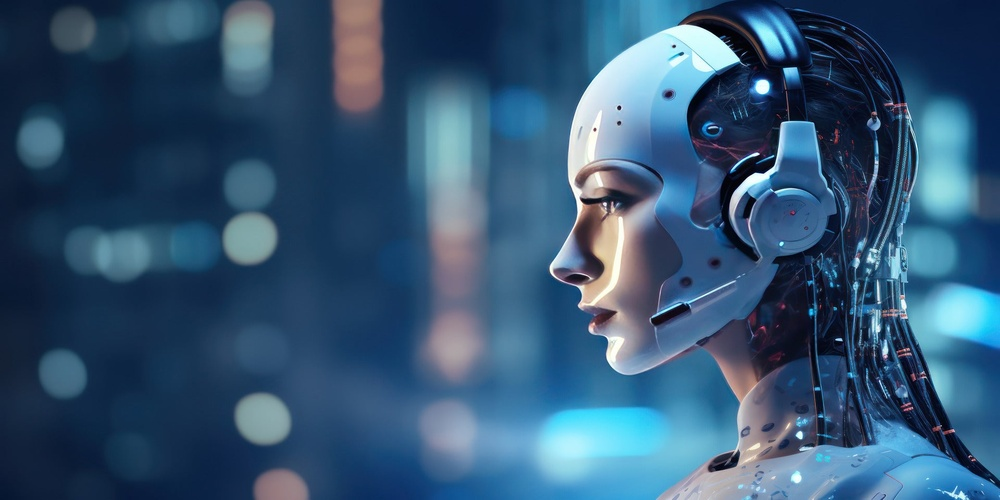
#> input picture Notebook/Digital image processing/ai.jpeg, 1000 x 500 px, shrunk from 1920 x 960 before the run
$ jupyter execute threshold.ipynb
#> lines starting #> are read from the running program, lines starting #| are printed output that depends on the picture; after the words box and inside, x2 and y2 are one past the last pixel; in counts of white or black regions, pixels touching at a corner belong together
[cell 1]
import numpy as np
import matplotlib.pyplot as plt
from PIL import Image

[cell 2]
# Load the image
Irgb = Image.open('ai.jpeg')  # Change 'sample_image.jpeg' to the image you want to process
#> Irgb is the input picture: PIL image 1000x500 RGB; mean R, G, B 52.3, 85.8, 115.3
Irgb = Irgb.convert('RGB')  # Ensure the image is in RGB format
plt.figure()
plt.imshow(Irgb)
plt.title("Original Image")
plt.show()

# Convert the RGB image to grayscale
Igray = Irgb.convert('L')  # Convert to grayscale
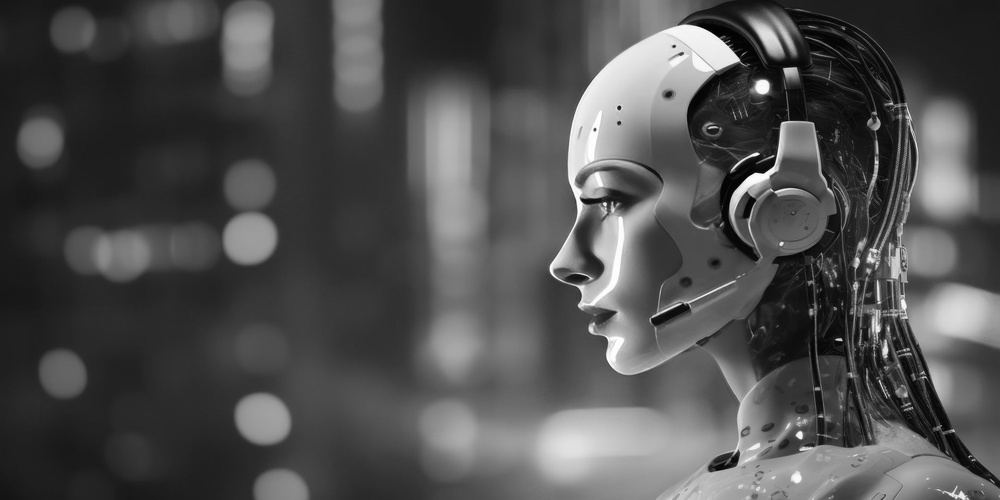
#> Igray: PIL image 1000x500 L; min 1, max 255, mean 79.1
Igray = np.array(Igray)
plt.figure()
plt.imshow(Igray, cmap='gray')
plt.title("Grayscale Image")
plt.show()

# Get the size of the image
M, N = Igray.shape
#> M = 500; N = 1000

# Initialize the histogram
histogram = np.zeros(256)

# Calculate the histogram
for r in range(M):
    for c in range(N):
        pixel_value = Igray[r, c]
        histogram[pixel_value] += 1
#> after the loop, histogram = 256 values, max 10258 at index 30, min 0 at index 0, mean 1953.1

# Display the histogram
plt.figure()
plt.stem(histogram)  # Removed 'use_line_collection' argument
plt.title("Histogram")
plt.show()
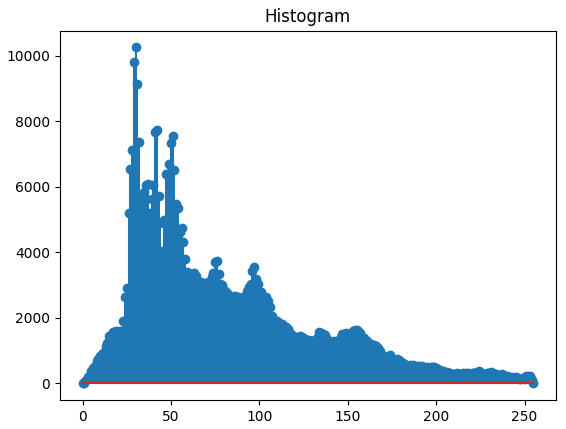
#> figure drawn by matplotlib, 1 panel; curve peaks at x = 30, y = 10258

# Apply a threshold to segment the image
threshold = 128
Ithresholded = np.where(Igray >= threshold, 255, 0).astype(np.uint8)
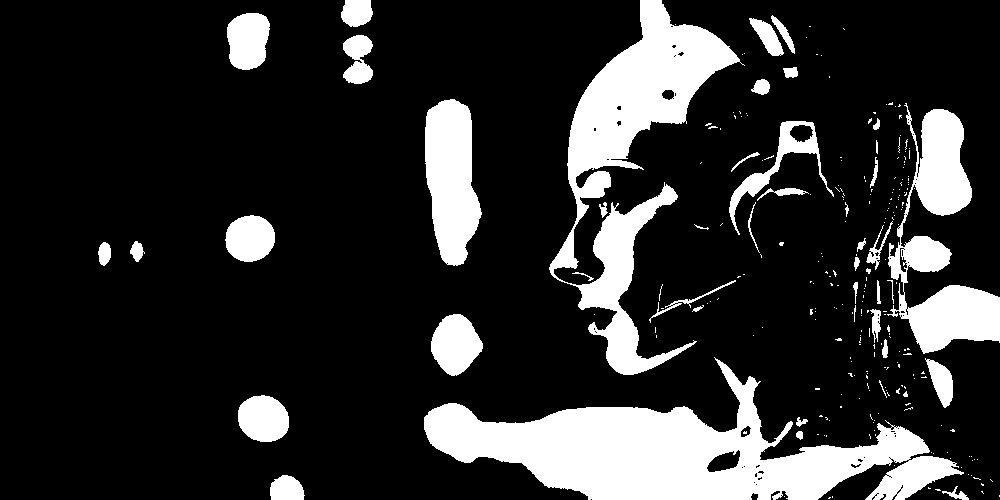
#> Ithresholded: shape (500, 1000); 18.1% white; 262 white regions (216 under 20 px), largest, box (x1, y1, x2, y2) and area: (424, 357, 964, 500) 32331, (549, 0, 745, 375) 22199, (887, 103, 1000, 354) 11350

# Show the thresholded image
plt.figure()
plt.imshow(Ithresholded, cmap='gray')
plt.title(f"Thresholded Image (Threshold = {threshold})")
plt.show()
